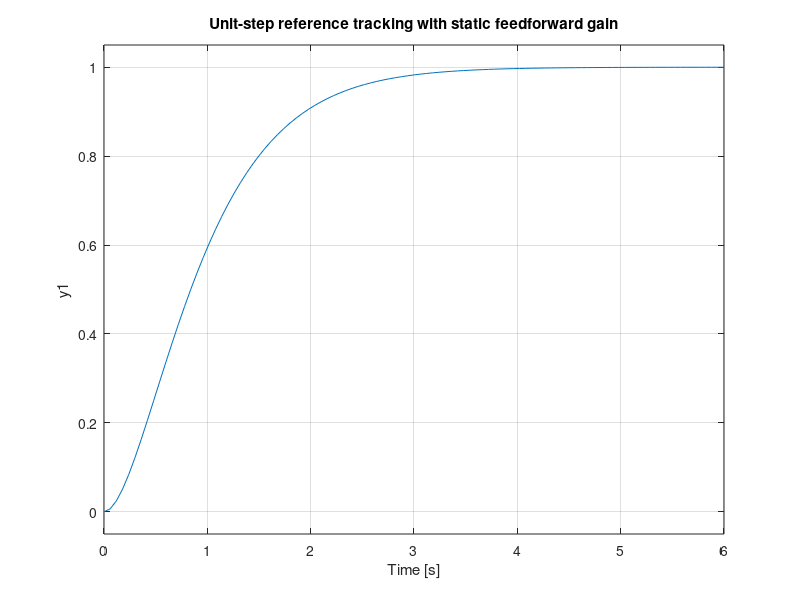

Write the MATLAB code that produced this figure.
% Chapter27_Lesson2.m
% Feedforward gain design for reference tracking.

clear; clc; close all;

% Plant: xdot = A*x + B*u, y = C*x + D*u
A = [0 1; 0 0];
B = [0; 1];
C = [1 0];
D = 0;

% State feedback with desired poles at -2 and -2.
K = place(A, B, [-2 -2]);
Acl = A - B*K;
Ccl = C - D*K;

% Method 1: closed-loop DC-gain inversion.
G0 = D - Ccl*(Acl\B);
N_dc = inv(G0);

% Method 2: regulator equations.
n = size(A,1);
p = size(C,1);
Rosenbrock0 = [A B; C D];
RHS = [zeros(n,p); eye(p)];
Sol = Rosenbrock0 \ RHS;
X = Sol(1:n,:);
U = Sol(n+1:end,:);
N_reg = U + K*X;

fprintf('K =\n'); disp(K);
fprintf('N from DC gain =\n'); disp(N_dc);
fprintf('N from regulator equations =\n'); disp(N_reg);

% Closed-loop reference-to-output model.
Bcl = B*N_dc;
Dcl = D*N_dc;
sys_cl = ss(Acl, Bcl, Ccl, Dcl);
figure;
step(sys_cl, 6);
grid on;
title('Unit-step reference tracking with static feedforward gain');

% Simulink guidance:
% 1. Add a State-Space block with A, B, C, D.
% 2. Add a Gain block K in the negative feedback path from x to u.
% 3. Add a Gain block N_dc in the reference path.
% 4. Sum u = -K*x + N_dc*r and connect it to the plant input.
% 5. Scope y and verify that y approaches r for constant references.
